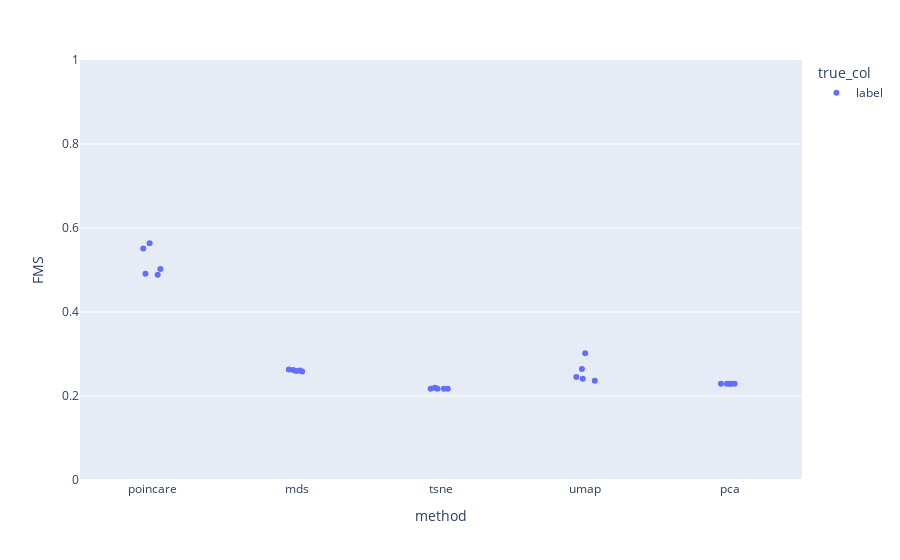

The notebook cell this image was saved under:
### Code cell
fig = px.strip(df_results_clust, x='method', y='FMS', color = "true_col")
fig.update_yaxes(range = [0,1])
fig.show()

# Need to add the original poincaré method

### Figure 1 — Plotly figure (JSON) as saved in the notebook; plotly's stock layout.template omitted (floating-point values rounded to 4 significant figures)
{"data": [{"alignmentgroup": "True", "boxpoints": "all", "fillcolor": "rgba(255,255,255,0)", "hoveron": "points", "hovertemplate": "true_col=label<br>method=%{x}<br>FMS=%{y}<extra></extra>", "legendgroup": "label", "line": {"color": "rgba(255,255,255,0)"}, "marker": {"color": "#636efa"}, "name": "label", "offsetgroup": "label", "orientation": "v", "pointpos": 0, "showlegend": true, "type": "box", "x": ["poincare", "mds", "tsne", "umap", "pca", "poincare", "mds", "tsne", "umap", "pca", "poincare", "mds", "tsne", "umap", "pca", "poincare", "mds", "tsne", "umap", "pca", "poincare", "mds", "tsne", "umap", "pca"], "x0": " ", "xaxis": "x", "y": [0.4912, 0.2617, 0.2174, 0.302, 0.2292, 0.5513, 0.2633, 0.2197, 0.2363, 0.2292, 0.5024, 0.2605, 0.2174, 0.2411, 0.2292, 0.564, 0.2593, 0.2174, 0.2452, 0.2292, 0.489, 0.2581, 0.2174, 0.2645, 0.2292], "y0": " ", "yaxis": "y"}], "layout": {"boxmode": "group", "legend": {"title": {"text": "true_col"}, "tracegroupgap": 0}, "margin": {"t": 60}, "xaxis": {"anchor": "y", "domain": [0, 1], "title": {"text": "method"}}, "yaxis": {"anchor": "x", "domain": [0, 1], "range": [0, 1], "title": {"text": "FMS"}}}}
